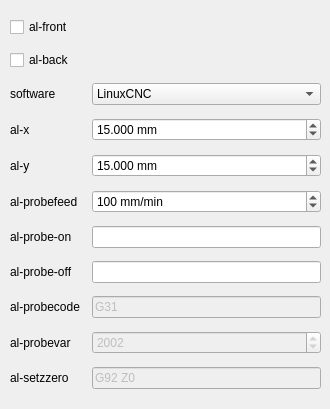
    <widget class="QWidget" name="autolevellerTab">
     <attribute name="title">
      <string>Autoleveller</string>
     </attribute>
     <widget class="QWidget" name="formLayoutWidget_5">
      <property name="geometry">
       <rect>
        <x>10</x>
        <y>10</y>
        <width>311</width>
        <height>390</height>
       </rect>
      </property>
      <layout class="QGridLayout" name="autolevellerGridLayout">
       <property name="sizeConstraint">
        <enum>QLayout::SetDefaultConstraint</enum>
       </property>
       <property name="horizontalSpacing">
        <number>12</number>
       </property>
       <property name="verticalSpacing">
        <number>6</number>
       </property>
       <item row="7" column="0">
        <widget class="QLabel" name="alprobeoffLabel">
         <property name="toolTip">
          <string>&lt;html&gt;&lt;head/&gt;&lt;body&gt;&lt;p&gt;Insert these commands at the end of the probing sequence, replacing the standard M0 command. You can use this argument to add a M64/M65 command (LinuxCNC) to automatically disable the probe tool. Use a at sign (@) to insert a newline&lt;/p&gt;&lt;/body&gt;&lt;/html&gt;</string>
         </property>
         <property name="text">
          <string>al-probe-off</string>
         </property>
        </widget>
       </item>
       <item row="8" column="0">
        <widget class="QLabel" name="alprobecodeLabel">
         <property name="enabled">
          <bool>true</bool>
         </property>
         <property name="toolTip">
          <string>&lt;html&gt;&lt;head/&gt;&lt;body&gt;&lt;p&gt;custom Z probe code. For example, LinuxCNC uses G38.2 while Mach3, Mach4 and TurboCNC use G31. If unspecified, G31 will be used. This option is relevant only when --software=custom&lt;/p&gt;&lt;/body&gt;&lt;/html&gt;</string>
         </property>
         <property name="text">
          <string>al-probecode</string>
         </property>
        </widget>
       </item>
       <item row="3" column="0">
        <widget class="QLabel" name="alxLabel">
         <property name="toolTip">
          <string>&lt;html&gt;&lt;head/&gt;&lt;body&gt;&lt;p&gt;Width of the probing on the X axis. Higher values increase the levelling precision but also increases the probing time (but not the milling time)&lt;/p&gt;&lt;/body&gt;&lt;/html&gt;</string>
         </property>
         <property name="text">
          <string>al-x</string>
         </property>
        </widget>
       </item>
       <item row="6" column="0">
        <widget class="QLabel" name="alprobeonLabel">
         <property name="toolTip">
          <string>&lt;html&gt;&lt;head/&gt;&lt;body&gt;&lt;p&gt;Insert these commands at the start of the probing sequence. You can use this argument to add a M64/M65 command (LinuxCNC) to automatically enable the probe tool. Use a at sign (@) to insert a newline&lt;/p&gt;&lt;/body&gt;&lt;/html&gt;</string>
         </property>
         <property name="text">
          <string>al-probe-on</string>
         </property>
        </widget>
       </item>
       <item row="5" column="0">
        <widget class="QLabel" name="alprobefeedLabel">
         <property name="toolTip">
          <string>&lt;html&gt;&lt;head/&gt;&lt;body&gt;&lt;p&gt;Probe speed on the Z axis. Higher values decrease the probing time but also increase the wear of the probing tool&lt;/p&gt;&lt;/body&gt;&lt;/html&gt;</string>
         </property>
         <property name="text">
          <string>al-probefeed</string>
         </property>
        </widget>
       </item>
       <item row="3" column="1">
        <widget class="QDoubleSpinBox" name="alxDoubleSpinBox">
         <property name="toolTip">
          <string>&lt;html&gt;&lt;head/&gt;&lt;body&gt;&lt;p&gt;Width of the probing on the X axis. Higher values increase the levelling precision but also increases the probing time (but not the milling time)&lt;/p&gt;&lt;/body&gt;&lt;/html&gt;</string>
         </property>
         <property name="suffix">
          <string> mm</string>
         </property>
         <property name="decimals">
          <number>3</number>
         </property>
         <property name="minimum">
          <double>1.000000000000000</double>
         </property>
         <property name="maximum">
          <double>1000.000000000000000</double>
         </property>
         <property name="value">
          <double>15.000000000000000</double>
         </property>
        </widget>
       </item>
       <item row="4" column="1">
        <widget class="QDoubleSpinBox" name="alyDoubleSpinBox">
         <property name="toolTip">
          <string>&lt;html&gt;&lt;head/&gt;&lt;body&gt;&lt;p&gt;Width of the probing on the Y axis. Higher values increase the levelling precision but also increases the probing time (but not the milling time)&lt;/p&gt;&lt;/body&gt;&lt;/html&gt;</string>
         </property>
         <property name="suffix">
          <string> mm</string>
         </property>
         <property name="decimals">
          <number>3</number>
         </property>
         <property name="minimum">
          <double>1.000000000000000</double>
         </property>
         <property name="maximum">
          <double>1000.000000000000000</double>
         </property>
         <property name="value">
          <double>15.000000000000000</double>
         </property>
        </widget>
       </item>
       <item row="4" column="0">
        <widget class="QLabel" name="alyLabel">
         <property name="toolTip">
          <string>&lt;html&gt;&lt;head/&gt;&lt;body&gt;&lt;p&gt;Width of the probing on the Y axis. Higher values increase the levelling precision but also increases the probing time (but not the milling time)&lt;/p&gt;&lt;/body&gt;&lt;/html&gt;</string>
         </property>
         <property name="text">
          <string>al-y</string>
         </property>
        </widget>
       </item>
       <item row="2" column="0">
        <widget class="QLabel" name="softwareLabel">
         <property name="toolTip">
          <string>&lt;html&gt;&lt;head/&gt;&lt;body&gt;&lt;p&gt;the height probing commands are different from software to software. Use this option to select the used software; currently supported softwares are LinuxCNC, Mach3, Mach4 and custom. With custom you can specify al-probecode, al-probevar and al-setzzero, in order to generate gcode for an unsupported software. For compatibility reasons, the custom gcode is much bigger (3-4 times) than the gcode for a supported software.&lt;/p&gt;&lt;/body&gt;&lt;/html&gt;</string>
         </property>
         <property name="text">
          <string>software</string>
         </property>
        </widget>
       </item>
       <item row="6" column="1">
        <widget class="QLineEdit" name="alprobeonLineEdit">
         <property name="toolTip">
          <string>&lt;html&gt;&lt;head/&gt;&lt;body&gt;&lt;p&gt;Insert these commands at the start of the probing sequence. You can use this argument to add a M64/M65 command (LinuxCNC) to automatically enable the probe tool. Use a at sign (@) to insert a newline&lt;/p&gt;&lt;/body&gt;&lt;/html&gt;</string>
         </property>
         <property name="placeholderText">
          <string/>
         </property>
        </widget>
       </item>
       <item row="7" column="1">
        <widget class="QLineEdit" name="alprobeoffLineEdit">
         <property name="toolTip">
          <string>&lt;html&gt;&lt;head/&gt;&lt;body&gt;&lt;p&gt;Insert these commands at the end of the probing sequence, replacing the standard M0 command. You can use this argument to add a M64/M65 command (LinuxCNC) to automatically disable the probe tool. Use a at sign (@) to insert a newline&lt;/p&gt;&lt;/body&gt;&lt;/html&gt;</string>
         </property>
        </widget>
       </item>
       <item row="2" column="1">
        <widget class="QComboBox" name="softwareComboBox">
         <property name="toolTip">
          <string>&lt;html&gt;&lt;head/&gt;&lt;body&gt;&lt;p&gt;the height probing commands are different from software to software. Use this option to select the used software; currently supported softwares are LinuxCNC, Mach3, Mach4 and custom. With custom you can specify al-probecode, al-probevar and al-setzzero, in order to generate gcode for an unsupported software. For compatibility reasons, the custom gcode is much bigger (3-4 times) than the gcode for a supported software.&lt;/p&gt;&lt;/body&gt;&lt;/html&gt;</string>
         </property>
         <item>
          <property name="text">
           <string>LinuxCNC</string>
          </property>
         </item>
         <item>
          <property name="text">
           <string>Mach3</string>
          </property>
         </item>
         <item>
          <property name="text">
           <string>Mach4</string>
          </property>
         </item>
         <item>
          <property name="text">
           <string>custom</string>
          </property>
         </item>
        </widget>
       </item>
       <item row="0" column="0">
        <widget class="QCheckBox" name="alfrontCheckBox">
         <property name="toolTip">
          <string>&lt;html&gt;&lt;head/&gt;&lt;body&gt;&lt;p&gt;Enable the autoleveller for the front side&lt;/p&gt;&lt;/body&gt;&lt;/html&gt;</string>
         </property>
         <property name="text">
          <string>al-front</string>
         </property>
         <property name="checked">
          <bool>false</bool>
         </property>
        </widget>
       </item>
       <item row="1" column="0">
        <widget class="QCheckBox" name="albackCheckBox">
         <property name="toolTip">
          <string>&lt;html&gt;&lt;head/&gt;&lt;body&gt;&lt;p&gt;Enable the autoleveller for the front side&lt;/p&gt;&lt;/body&gt;&lt;/html&gt;</string>
         </property>
         <property name="text">
          <string>al-back</string>
         </property>
         <property name="checked">
          <bool>false</bool>
         </property>
        </widget>
       </item>
       <item row="5" column="1">
        <widget class="QSpinBox" name="alprobefeedSpinBox">
         <property name="toolTip">
          <string>&lt;html&gt;&lt;head/&gt;&lt;body&gt;&lt;p&gt;Probe speed on the Z axis. Higher values decrease the probing time but also increase the wear of the probing tool&lt;/p&gt;&lt;/body&gt;&lt;/html&gt;</string>
         </property>
         <property name="suffix">
          <string> mm/min</string>
         </property>
         <property name="maximum">
          <number>5000</number>
         </property>
         <property name="singleStep">
          <number>10</number>
         </property>
         <property name="value">
          <number>100</number>
         </property>
        </widget>
       </item>
       <item row="9" column="0">
        <widget class="QLabel" name="alprobevarLabel">
         <property name="enabled">
          <bool>true</bool>
         </property>
         <property name="toolTip">
          <string>&lt;html&gt;&lt;head/&gt;&lt;body&gt;&lt;p&gt;custom Z probe result variable. For example, LinuxCNC uses 5063 while Mach3, Mach4 and TurboCNC use 2002. If unspecified,  2002  will be used. This option is relevant only when --software=custom&lt;/p&gt;&lt;/body&gt;&lt;/html&gt;</string>
         </property>
         <property name="text">
          <string>al-probevar</string>
         </property>
        </widget>
       </item>
       <item row="10" column="0">
        <widget class="QLabel" name="alsetzzeroLabel">
         <property name="enabled">
          <bool>true</bool>
         </property>
         <property name="toolTip">
          <string>&lt;html&gt;&lt;head/&gt;&lt;body&gt;&lt;p&gt;custom gcode for setting the actual height as the zero of the Z axis. For example, LinuxCNC uses G10 L20 P0 Z0 while Mach3, Mach4 and TurboCNC use G92 Z0. If unspecified, G92 Z0 will be used. This option is relevant only when --software=custom&lt;/p&gt;&lt;/body&gt;&lt;/html&gt;</string>
         </property>
         <property name="text">
          <string>al-setzzero</string>
         </property>
        </widget>
       </item>
       <item row="8" column="1">
        <widget class="QLineEdit" name="alprobecodeLineEdit">
         <property name="enabled">
          <bool>false</bool>
         </property>
         <property name="toolTip">
          <string>&lt;html&gt;&lt;head/&gt;&lt;body&gt;&lt;p&gt;custom Z probe code. For example, LinuxCNC uses G38.2 while Mach3, Mach4 and TurboCNC use G31. If unspecified, G31 will be used. This option is relevant only when --software=custom&lt;/p&gt;&lt;/body&gt;&lt;/html&gt;</string>
         </property>
         <property name="text">
          <string>G31</string>
         </property>
        </widget>
       </item>
       <item row="10" column="1">
        <widget class="QLineEdit" name="alsetzzeroLineEdit">
         <property name="enabled">
          <bool>false</bool>
         </property>
         <property name="toolTip">
          <string>&lt;html&gt;&lt;head/&gt;&lt;body&gt;&lt;p&gt;custom gcode for setting the actual height as the zero of the Z axis. For example, LinuxCNC uses G10 L20 P0 Z0 while Mach3, Mach4 and TurboCNC use G92 Z0. If unspecified, G92 Z0 will be used. This option is relevant only when --software=custom&lt;/p&gt;&lt;/body&gt;&lt;/html&gt;</string>
         </property>
         <property name="text">
          <string>G92 Z0</string>
         </property>
        </widget>
       </item>
       <item row="9" column="1">
        <widget class="QSpinBox" name="alprobevarSpinBox">
         <property name="enabled">
          <bool>false</bool>
         </property>
         <property name="toolTip">
          <string>&lt;html&gt;&lt;head/&gt;&lt;body&gt;&lt;p&gt;custom Z probe result variable. For example, LinuxCNC uses 5063 while Mach3, Mach4 and TurboCNC use 2002. If unspecified,  2002  will be used. This option is relevant only when --software=custom&lt;/p&gt;&lt;/body&gt;&lt;/html&gt;</string>
         </property>
         <property name="suffix">
          <string/>
         </property>
         <property name="prefix">
          <string/>
         </property>
         <property name="minimum">
          <number>1</number>
         </property>
         <property name="maximum">
          <number>100000</number>
         </property>
         <property name="value">
          <number>2002</number>
         </property>
        </widget>
       </item>
      </layout>
     </widget>
    </widget>
